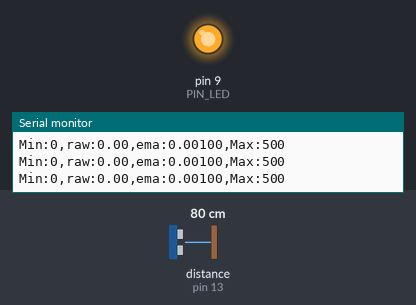
Recording of a sketch running on a simulated Arduino Uno, built with avr-gcc and run on an emulated ATmega328P. Shown: output pins drawn as LEDs (lit = HIGH), the last lines printed to the serial monitor. Wiring (inferred from the names in the program): ultrasonic range finder: trigger pin 12; echo pin 13. Dashed ring = blinking. Inputs (shaded band) come from the test bench; at power-on: distance to the obstacle (sensor on pin 13) 80 cm. The echo pulse lasts 58.3 µs per cm; pins used as bus, display or sensor lines are not drawn.

Above: at 1.2 s.
1.3 s: distance to the obstacle (sensor on pin 13) set to 18 cm
At 3.16 s:
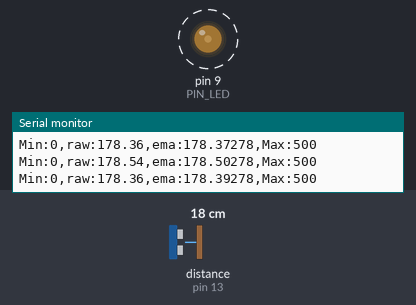
4.3 s: distance to the obstacle (sensor on pin 13) set to 2 cm
At 4.3 s:
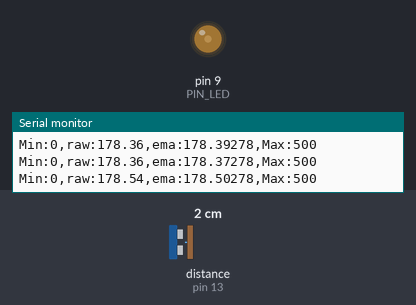
Timing chart, 0 to 7.3 s (numbered marks = the images above; inputs shaded):
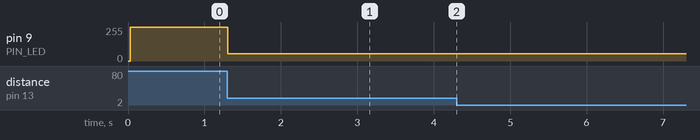

Measured:
- after the input at 1.3 s, pin 9 (PIN_LED): alternates 55/255 for 0.02 s and 54/255 for 0.03 s, starting at once
- after the input at 4.3 s, pin 9 (PIN_LED): stops changing and stays 54/255

The sketch:

09_example_1.ino
```cpp
// Arduino pin assignment
#define PIN_LED 9
#define PIN_TRIG 12
#define PIN_ECHO 13

// configurable parameters
#define SND_VEL 346.0 // sound velocity at 24 celsius degree (unit: m/s)
#define INTERVAL 25 // sampling interval (unit: ms)
#define _DIST_MIN 100 // minimum distance to be measured (unit: mm)
#define _DIST_MAX 300 // maximum distance to be measured (unit: mm)
#define _DIST_ALPHA 0.8 // EMA weight of new sample (range: 0 to 1). Setting this value to 1 effectively disables EMA filter.

// global variables
float timeout; // unit: us
float dist_min, dist_max, dist_raw, alpha; // unit: mm
float dist_ema = 0.0; // unit: mm
unsigned long last_sampling_time; // unit: ms
float scale; // used for pulse duration to distance conversion
float befVal = 0.0; // Before Val
float temp;

void setup() {
// initialize GPIO pins
  pinMode(PIN_LED,OUTPUT);
  pinMode(PIN_TRIG,OUTPUT);
  digitalWrite(PIN_TRIG, LOW);
  pinMode(PIN_ECHO,INPUT);

// initialize USS related variables
  dist_min = _DIST_MIN;
  dist_max = _DIST_MAX;
  alpha = _DIST_ALPHA;
  timeout = (INTERVAL / 2) * 1000.0; // precalculate pulseIn() timeout value. (unit: us)
  dist_raw = 0.0; // raw distance output from USS (unit: mm)
  scale = 0.001 * 0.5 * SND_VEL;

// initialize serial port
  Serial.begin(57600);

// initialize last sampling time
  last_sampling_time = 0;
}

void loop() {
// wait until next sampling time.
// millis() returns the number of milliseconds since the program started. Will overflow after 50 days.
  if(millis() < last_sampling_time + INTERVAL) return;

// get a distance reading from the USS
  temp = USS_measure(PIN_TRIG,PIN_ECHO);
  if(temp == 0.0){
    dist_raw = befVal;
  }
  else{
    dist_raw = temp; // reading 반환
    befVal =temp;
  }

  dist_ema = alpha * dist_raw + ((1-alpha) * dist_ema);
// output the read value to the serial port
  Serial.print("Min:0,");
  Serial.print("raw:");
  Serial.print(dist_raw);
  Serial.print(",");
  Serial.print("ema:");
  Serial.print(dist_ema);
  Serial.print(map(dist_ema,0,400,100,500)); // 주석 해제
  Serial.print(",");
  Serial.println("Max:500");

// turn on the LED if the distance is between dist_min and dist_max

  analogWrite(PIN_LED, LED_pow(dist_raw));

// update last sampling time
  last_sampling_time += INTERVAL;
}

// get a distance reading from USS. return value is in millimeter.
float USS_measure(int TRIG, int ECHO)
{
  float reading;
  digitalWrite(TRIG, HIGH);
  delayMicroseconds(10);
  digitalWrite(TRIG, LOW);
  reading = pulseIn(ECHO, HIGH, timeout) * scale; // unit: mm
  if(reading < dist_min || reading > dist_max) reading = 0.0; // return 0 when out of range.
  return reading;
}

float LED_pow(float dist){
  float power;

  if(dist <= 200.0){
    power = 255.0 - ((dist/100 - 1.0) * 255.0); // 0일때 최대 255일때 꺼짐
  }
  else{
    power = ((dist/100 - 2.0) * 255.0);
  }

  return power;
}
```
